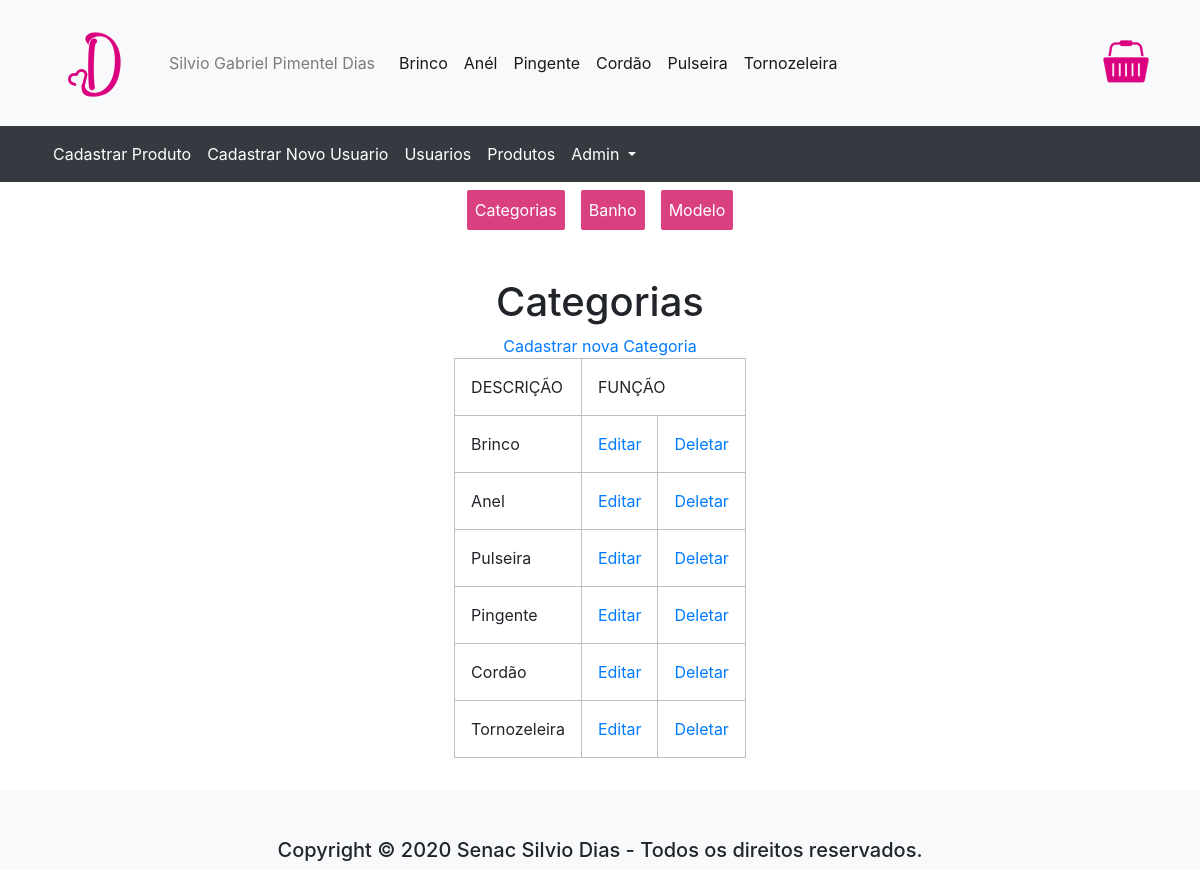
Page /index.php?pagina=categoria&pedido=categoria (signed in) on the committed database.
### tables this page shows
CREATE TABLE tipo_produto(
	id_tipoProduto INT AUTO_INCREMENT,
    nome_tipoProduto VARCHAR(100) NOT NULL,
    PRIMARY KEY(id_tipoProduto)
);

### paginas/ADMIN/tabelaCategoria.php (the view)
<div class="tabela">
    <h1>Categorias</h1>
    <a class="link_botao" href="?pagina=cadastro_categoria">Cadastrar nova Categoria</a>
    <table cellspacing=0>
        <tr>
            <th>DESCRIÇÃO</th>
            <th colspan="2">FUNÇÃO</th>
        </tr>
        <?php
            while($linha = mysqli_fetch_array($tipo)){
            ?>
                <tr>
                <td><?=$linha['nome_tipoProduto']?></td>
                <td class=tabela-celula><a href="?pagina=cadastro_categoria&id_categoria=<?=$linha['id_tipoProduto']?>">Editar</td>
                <td class=tabela-celula><a href="./script/excluir_categoria.php?id=<?=$linha['id_tipoProduto']?>">Deletar</a></td>
                </tr>
        <?php
            }
        ?>
    </table>
</div>

### css/style.css (style rules this page uses)
td,th { border: 1px solid rgb(190, 190, 190); padding: 1rem; white-space: nowrap; }
.tabela { display: flex; flex-direction: column; align-items: center; padding: 2rem; margin: 0.5rem 2rem 0 2rem; }

### rows in the picture
tipo_produto: nome_tipoProduto "Brinco"
tipo_produto: nome_tipoProduto "Anel"
tipo_produto: nome_tipoProduto "Pulseira"
tipo_produto: nome_tipoProduto "Pingente"
tipo_produto: nome_tipoProduto "Cordão"
tipo_produto: nome_tipoProduto "Tornozeleira"

### other values in the picture
$login "Silvio Gabriel Pimentel Dias"
